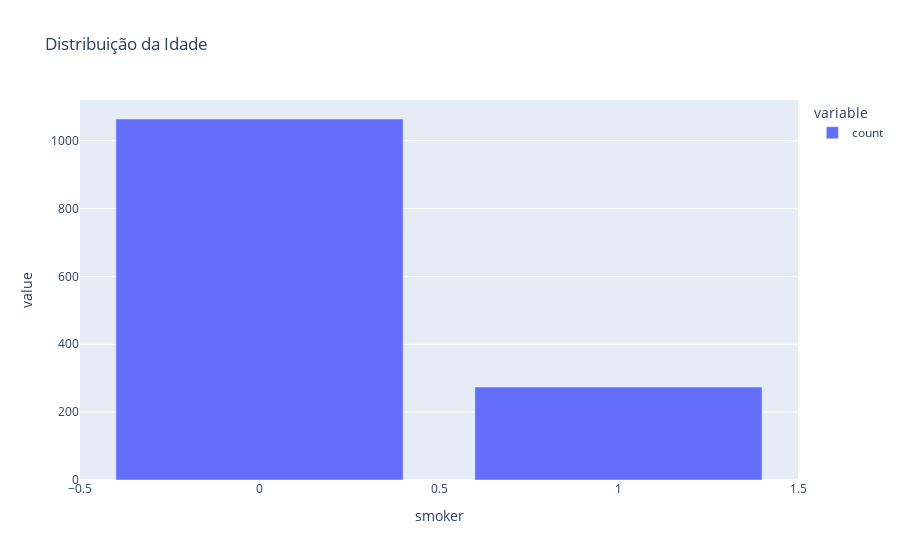

Notebook code cell kept with this figure:
### Code cell
# Mostrar a distribuição da variável Smoker
fig = px.bar(df_costs['smoker'].value_counts(), title='Distribuição da Idade')
fig.show()

### Figure 1 — Plotly figure (JSON) as saved in the notebook; plotly's stock layout.template omitted (floating-point values rounded to 4 significant figures)
{"data": [{"hovertemplate": "variable=count<br>smoker=%{x}<br>value=%{y}<extra></extra>", "legendgroup": "count", "marker": {"color": "#636efa", "pattern": {"shape": ""}}, "name": "count", "orientation": "v", "showlegend": true, "textposition": "auto", "type": "bar", "x": [0, 1], "xaxis": "x", "y": [1064, 274], "yaxis": "y"}], "layout": {"barmode": "relative", "legend": {"title": {"text": "variable"}, "tracegroupgap": 0}, "title": {"text": "Distribuição da Idade"}, "xaxis": {"anchor": "y", "domain": [0, 1], "title": {"text": "smoker"}}, "yaxis": {"anchor": "x", "domain": [0, 1], "title": {"text": "value"}}}}
